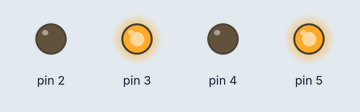
The sketch below on a simulated Arduino Uno, built with avr-gcc and run on an emulated ATmega328P. Shown: output pins drawn as LEDs (lit = HIGH).

Above: at 0.2 s.
At 7.65 s:
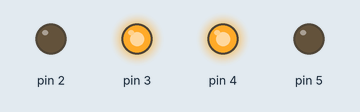
At 17.55 s:
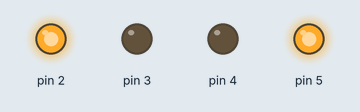
At 33.8 s:
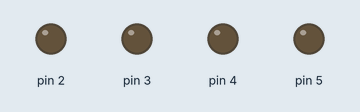
Timing chart, 0 to 35.5 s (numbered marks = the images above):
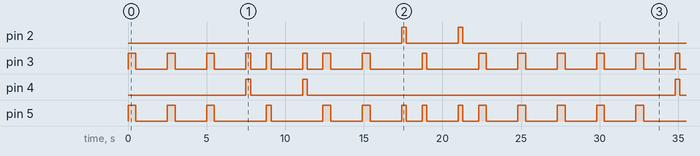

The sketch:

Sep25_Short_story.ino
```cpp
void setup() {
  pinMode(2, OUTPUT);
  pinMode(3, OUTPUT);
  pinMode(4, OUTPUT);
  pinMode(5, OUTPUT);

}

void loop() {

  for (int i = 0; i < 3; i = i+1) {
    backward(500); // move 0.5m
    stop(2000);
  }

  turnClockwise(300); // turn 90 degrees
  stop(1000);
  backward(300);
  stop(2000);
  turnClockwise(300);
  stop(1000);

  for (int i = 0; i < 2; i = i+1) {
    backward(500);
    stop(2000);
  }

  antiClockwise(300);
  stop(1000);
  backward(300);
  stop(2000);
  antiClockwise(300);
  stop(1000);

  for (int i = 0; i < 2; i = i+1) {
    backward(500);
    stop(2000);
  }
}

void turnClockwise (int duration) {
  digitalWrite(2, LOW);
  digitalWrite(3, HIGH);
  digitalWrite(5, LOW);
  digitalWrite(4, HIGH);
  delay(duration);
}

void antiClockwise (int duration) {
  digitalWrite(3, LOW);
  digitalWrite(2, HIGH);
  digitalWrite(4, LOW);
  digitalWrite(5, HIGH);
  delay(duration);
}

void stop(int duration) {
  digitalWrite(2, LOW);
  digitalWrite(3, LOW);
  digitalWrite(4, LOW);
  digitalWrite(5, LOW);
  delay(duration);
}

void forward (int duration) {
  digitalWrite(2, HIGH);
  digitalWrite(3, LOW);
  digitalWrite(4, HIGH);
  digitalWrite(5, LOW);
  delay(duration);
}

void backward (int duration) {
  digitalWrite(3, HIGH);
  digitalWrite(2, LOW);
  digitalWrite(5, HIGH);
  digitalWrite(4, LOW);
  delay(duration);
}
```

Measured:
- by itself, pin 2, pin 4: repeats every 27.3 s: LOW 3.3 s, HIGH 0.30 s, LOW 23.4 s, HIGH 0.30 s
- by itself, pin 3, pin 5: moves between LOW and HIGH, repeating every 27.3 s
- by itself, everything shown: repeats every 27.3 s, in 26 steps
